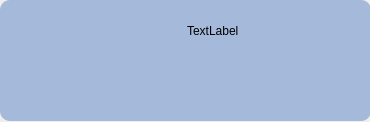
<?xml version="1.0" encoding="UTF-8"?>
<ui version="4.0">
 <class>Form</class>
 <widget class="QWidget" name="Form">
  <property name="geometry">
   <rect>
    <x>0</x>
    <y>0</y>
    <width>370</width>
    <height>122</height>
   </rect>
  </property>
  <property name="windowTitle">
   <string>Form</string>
  </property>
  <widget class="QLabel" name="lb">
   <property name="geometry">
    <rect>
     <x>0</x>
     <y>0</y>
     <width>371</width>
     <height>121</height>
    </rect>
   </property>
   <property name="styleSheet">
    <string notr="true">background:rgb(165, 185, 218);
border-radius:10px</string>
   </property>
   <property name="text">
    <string/>
   </property>
  </widget>
  <widget class="QLabel" name="lb_img">
   <property name="geometry">
    <rect>
     <x>10</x>
     <y>10</y>
     <width>100</width>
     <height>100</height>
    </rect>
   </property>
   <property name="text">
    <string/>
   </property>
   <property name="scaledContents">
    <bool>true</bool>
   </property>
  </widget>
  <widget class="QWidget" name="rating" native="true">
   <property name="geometry">
    <rect>
     <x>180</x>
     <y>50</y>
     <width>171</width>
     <height>51</height>
    </rect>
   </property>
   <layout class="QGridLayout" name="gridLayout"/>
  </widget>
  <widget class="QLabel" name="lb_name">
   <property name="geometry">
    <rect>
     <x>187</x>
     <y>15</y>
     <width>161</width>
     <height>31</height>
    </rect>
   </property>
   <property name="text">
    <string>TextLabel</string>
   </property>
  </widget>
 </widget>
 <resources/>
 <connections/>
</ui>
